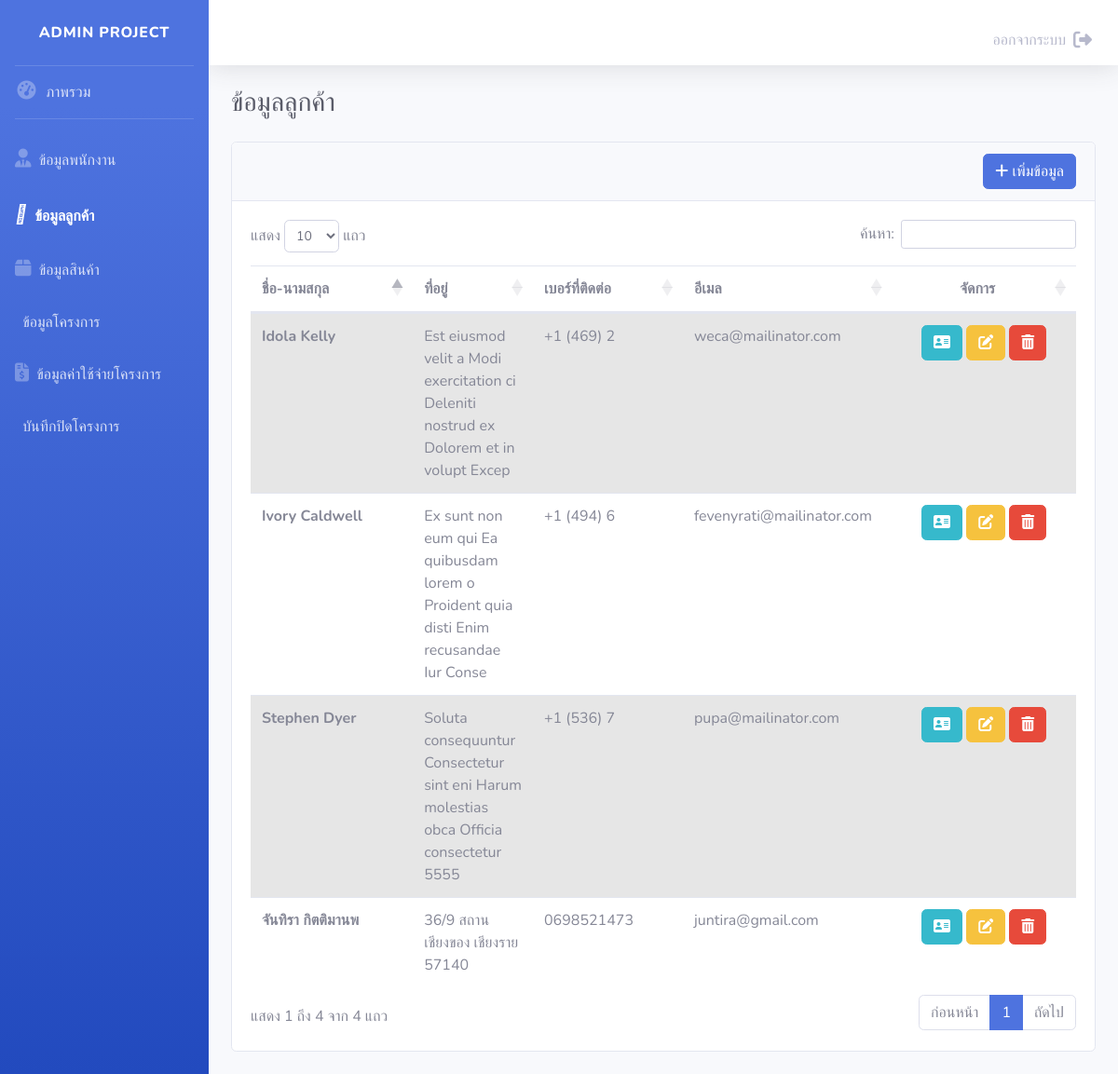
The page /html/customer.php (signed in) on the database its author committed.
### tables this page shows
CREATE TABLE `customer` (
  `cus_id` varchar(4) NOT NULL,
  `cus_firstname` varchar(20) NOT NULL,
  `cus_lastname` varchar(20) NOT NULL,
  `cus_address` varchar(50) NOT NULL,
  `cus_subdis` varchar(30) NOT NULL,
  `cus_district` varchar(30) NOT NULL,
  `cus_province` varchar(30) NOT NULL,
  `cus_postcode` varchar(5) NOT NULL,
  `cus_phone` varchar(10) NOT NULL,
  `cus_email` varchar(50) NOT NULL,
  `void` int(1) NOT NULL
);

### html/customer.php (the view, shortened to what this page needs)
<?php
include("connect.php");
$data = mysqli_query($conn, "SELECT * from customer WHERE void = 0 ORDER BY cus_id");
include("header.php");
?>
<div id="wrapper">
    <?php include("sidebar.php"); ?>
    <div id="content-wrapper" class="d-flex flex-column">
        <div id="content">
            <?php include("topbar.php") ?>
            <div class="container-fluid">
                <div class="d-sm-flex align-items-center justify-content-between mb-4">
                    <h1 class="h3 mb-0 text-gray-800">ข้อมูลลูกค้า</h1>
                </div>
                <div class="row">
                    <div class="col-12 order-2 order-md-3 order-lg-2 mb-4">
                        <div class="card">
                            <div class="card-header">
                                <div class="d-flex justify-content-end">
                                    <a href="crud_customer.php?xCase=1" class="btn btn-primary"><i class="fa-solid fa-plus me-2"></i> เพิ่มข้อมูล</a>
                                </div>
                            </div>
                            <div class="">
                                <div class="card-body">
                                    <table id="myTable" class="table table-striped">
                                        <thead>
                                            <tr>
                                                <th width="150px">ชื่อ-นามสกุล</th>
                                                <th>ที่อยู่</th>
                                                <th style="width: 130px;">เบอร์ที่ติดต่อ</th>
                                                <th>อีเมล</th>
                                                <th class="text-center" style="width: 180px;">จัดการ</th>
                                            </tr>
                                        </thead>
                                        <tbody>
                                            <?php
                                            if (mysqli_num_rows($data) > 0) {
                                                while ($row = mysqli_fetch_assoc($data)) {
                                            ?>
                                                    <tr>
                                                        <th><?php echo $row['cus_firstname'], " ", $row['cus_lastname']; ?></th>
                                                        <td><?php echo $row['cus_address'], " ", $row['cus_subdis'], " ", $row['cus_district'], " ", $row['cus_province'], " ", $row['cus_postcode']; ?>
                                                        </td>
                                                        <td><?php echo $row['cus_phone']; ?></td>
                                                        <td><?php echo $row['cus_email']; ?></td>
                                                        <td class="text-center">
                                                            <a href="crud_customer.php?xCase=4&id=<?php echo $row['cus_id'] ?>" name="btn_view" class="btn btn-info"><i class="fa-solid fa-address-card"></i></a>
                                                            <a href="crud_customer.php?xCase=2&id=<?php echo $row['cus_id'] ?>" name="btn_edit" class="btn btn-warning edit_sale"><i class="fa-solid fa-pen-to-square"></i></a>
                                                            <a href="crud_customer.php?xCase=3&id=<?php echo $row['cus_id'] ?>" name="btn_delete" class="btn btn-danger"><i class="fa-solid fa-trash-can"></i></a>
                                                        </td>
                                                    </tr>
                                            <?php
                                                }
                                            }
                                            ?>
                                        </tbody>
                                    </table>
                                </div>
                            </div>
                        </div>
                    </div>
                </div>
            </div>
            <?php include("footer.php"); ?>

### rows shown on the page
customer: cus_firstname "จันทิรา", cus_lastname "กิตติมานพ", cus_address "36/9", cus_subdis "สถาน", cus_district "เชียงของ", cus_province "เชียงราย", cus_postcode "57140", cus_phone "0698521473", cus_email "juntira@gmail.com"
customer: cus_firstname "Stephen", cus_lastname "Dyer", cus_address "Soluta consequuntur", cus_subdis "Consectetur sint eni", cus_district "Harum molestias obca", cus_province "Officia consectetur", cus_postcode "5555", cus_phone "+1 (536) 7", cus_email "pupa@mailinator.com"
customer: cus_firstname "Idola", cus_lastname "Kelly", cus_address "Est eiusmod velit a", cus_subdis "Modi exercitation ci", cus_district "Deleniti nostrud ex", cus_province "Dolorem et in volupt", cus_postcode "Excep", cus_phone "+1 (469) 2", cus_email "weca@mailinator.com"
customer: cus_firstname "Ivory", cus_lastname "Caldwell", cus_address "Ex sunt non eum qui", cus_subdis "Ea quibusdam lorem o", cus_district "Proident quia disti", cus_province "Enim recusandae Iur", cus_postcode "Conse", cus_phone "+1 (494) 6", cus_email "fevenyrati@mailinator.com"
